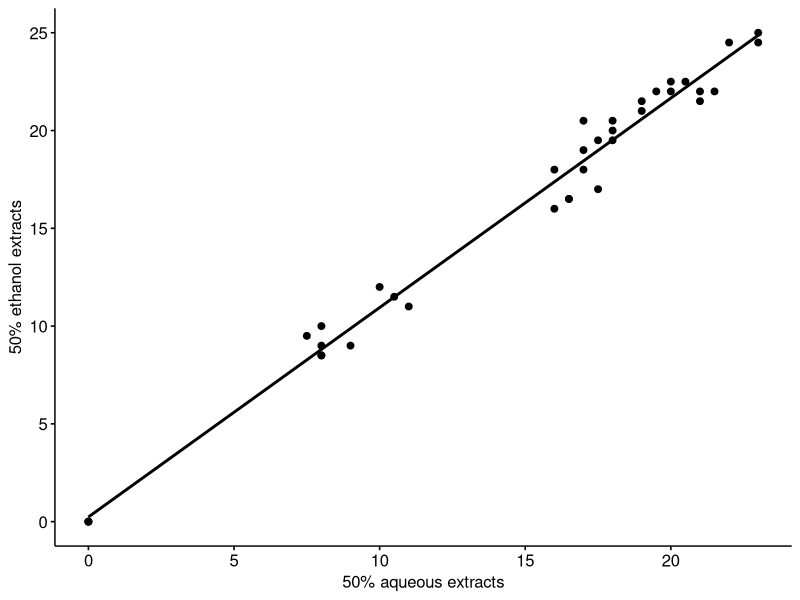
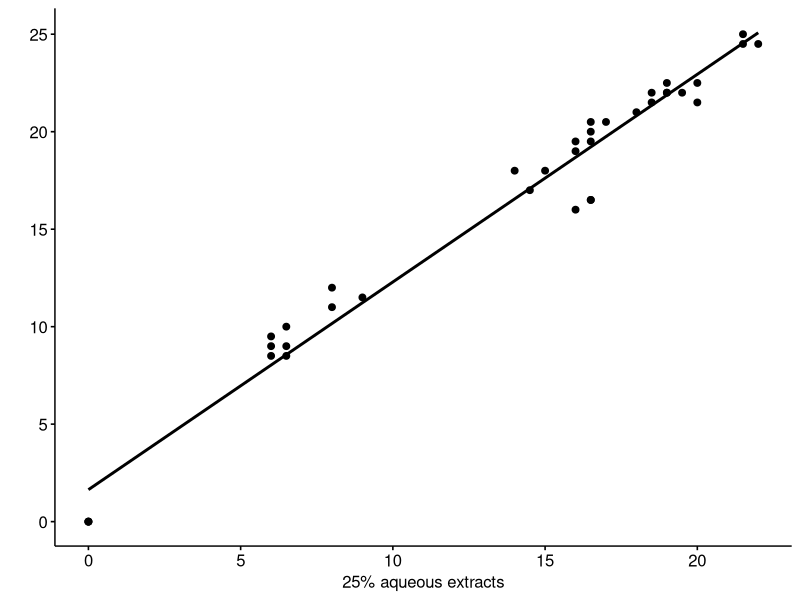
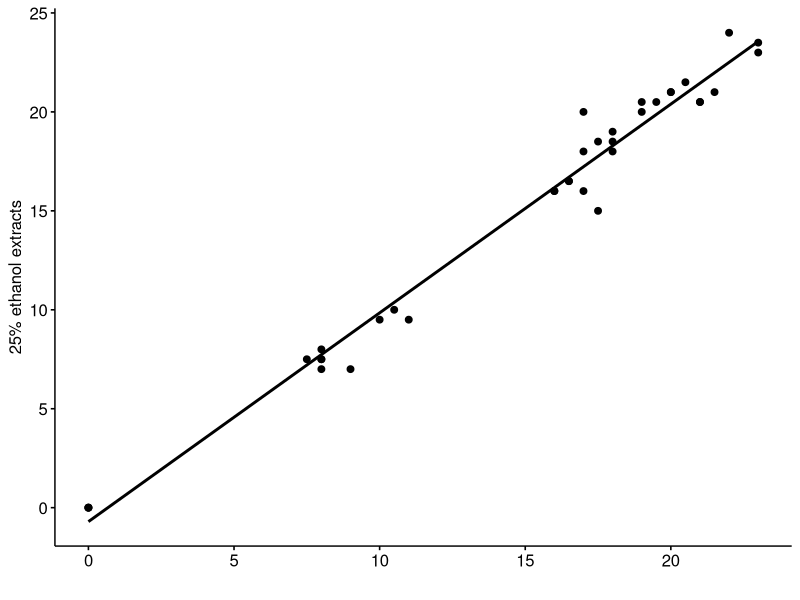
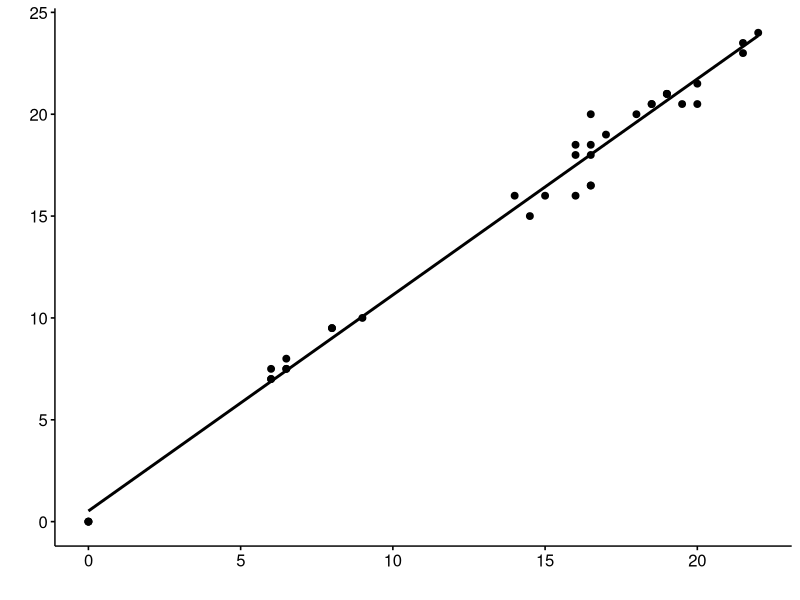

Reproduce these figures in R, in order. (Note: this script raises an error after producing the figures.)
library(openxlsx)
library(ggplot2)
library(ggpubr)
library(cowplot)


rm(list=ls())
set.seed(123)

input = read.xlsx("inputs/data.xlsx")
str(input)
input[input == 0.0] = 0
############# checking if there is any NA values

table(is.na(input))

######### trabsforming the variables in to numeric 
input$AE.25 = as.numeric(input$AE.25)
input$AE.50 = as.numeric(input$AE.50)
input$EE.25 = as.numeric(input$EE.25)
input$EE.50 = as.numeric(input$EE.50)

g1 = ggscatter(input, x="AE.50", y="EE.50", add = "reg.line",
              xlab = "50% aqueous extracts", 
              ylab = "50% ethanol extracts")


g2 = ggscatter(input, x="AE.25", y="EE.50", add = "reg.line",
               xlab = "25% aqueous extracts",
               ylab = "")

g3 = ggscatter(input, x="AE.50", y="EE.25", add = "reg.line",
               xlab = " ", 
               ylab = "25% ethanol extracts")


g4 = ggscatter(input, x="AE.25", y="EE.25", add = "reg.line",
               xlab = " ",
               ylab = " ")

pdf("outputs/correlation.pdf",
    width = 6.13,
    height = 5.60)
plot_grid(g3, g4, g1, g2)
dev.off()

types = factor(input$tree.type)
plants = factor(input$med.plants)

pdf("outputs/boxplot_tree_types.pdf")
boxplot(cbind(AE.25, AE.50, EE.25, EE.50)~types, input, ylab = "ZOI of extracts", xlab = "Tree types")
dev.off()


model = lm(AE.25~types+plants+types*plants, input)
af <- anova(model)
anova(model)
afss <- af$"Sum Sq"
ve.ae.25 = cbind(af,PctExp=afss/sum(afss)*100)
ve.ae.25$variables = row.names(ve.ae.25)
ve.ae.25.pie = ve.ae.25[, c(6,7)]

pie = ggplot(ve.ae.25.pie, aes(x="", y=PctExp, fill=variables)) + geom_bar(stat="identity", width=1)+
  coord_polar("y", start=0)+
  geom_text(aes(label = paste0(round(PctExp, 1), "%")), position = position_stack(vjust = 0.5))+
  scale_fill_manual(values=c("#55DDE0", "#33658A", "#2F4858", "#F6AE2D", "#F26419", "#999999"))+ 
  labs(x = NULL, y = NULL, fill = NULL, title = "25% aqeous extracts")+
  theme_classic() + theme(axis.line = element_blank(),
                                    axis.text = element_blank(),
                                    axis.ticks = element_blank(),
                                    plot.title = element_text(hjust = 0.5, color = "#666666"))


model = lm(AE.50~types+plants+types*plants, input)
af <- anova(model)
anova(model)
afss <- af$"Sum Sq"
ve.ae.50 = cbind(af,PctExp=afss/sum(afss)*100)
ve.ae.50$variables = row.names(ve.ae.50)
ve.ae.50.pie = ve.ae.50[, c(6,7)]

pie1 = ggplot(ve.ae.50.pie, aes(x="", y=PctExp, fill=variables)) + geom_bar(stat="identity", width=1)+
  coord_polar("y", start=0)+
  geom_text(aes(label = paste0(round(PctExp, 1), "%")), position = position_stack(vjust = 0.5))+
  scale_fill_manual(values=c("#55DDE0", "#33658A", "#2F4858", "#F6AE2D", "#F26419", "#999999"))+ 
  labs(x = NULL, y = NULL, fill = NULL, title = "50% aqeous extracts")+
  theme_classic() + theme(axis.line = element_blank(),
                          axis.text = element_blank(),
                          axis.ticks = element_blank(),
                          plot.title = element_text(hjust = 0.5, color = "#666666"))

model = lm(EE.25~types+plants+types*plants, input)
af <- anova(model)
anova(model)
afss <- af$"Sum Sq"
ve.ee.25 = cbind(af,PctExp=afss/sum(afss)*100)

ve.ee.25$variables = row.names(ve.ee.25)
ve.ee.25.pie = ve.ee.25[, c(6,7)]
pie2 = ggplot(ve.ee.25.pie, aes(x="", y=PctExp, fill=variables)) + geom_bar(stat="identity", width=1)+
  coord_polar("y", start=0)+
  geom_text(aes(label = paste0(round(PctExp, 1), "%")), position = position_stack(vjust = 0.5))+
  scale_fill_manual(values=c("#55DDE0", "#33658A", "#2F4858", "#F6AE2D", "#F26419", "#999999"))+ 
  labs(x = NULL, y = NULL, fill = NULL, title = "25% ethanol extracts")+
  theme_classic() + theme(axis.line = element_blank(),
                          axis.text = element_blank(),
                          axis.ticks = element_blank(),
                          plot.title = element_text(hjust = 0.5, color = "#666666"))

model = lm(EE.50~types+plants+types*plants, input)
af <- anova(model)
anova(model)
afss <- af$"Sum Sq"
ve.ee.50 = cbind(af,PctExp=afss/sum(afss)*100)
ve.ee.50$variables = row.names(ve.ee.50)
ve.ee.50.pie = ve.ee.50[, c(6,7)]
pie3 = ggplot(ve.ee.50.pie, aes(x="", y=PctExp, fill=variables)) + geom_bar(stat="identity", width=1)+
  coord_polar("y", start=0)+
  geom_text(aes(label = paste0(round(PctExp, 1), "%")), position = position_stack(vjust = 0.5))+
  scale_fill_manual(values=c("#55DDE0", "#33658A", "#2F4858", "#F6AE2D", "#F26419", "#999999"))+ 
  labs(x = NULL, y = NULL, fill = NULL, title = "50% ethanol extracts")+
  theme_classic() + theme(axis.line = element_blank(),
                          axis.text = element_blank(),
                          axis.ticks = element_blank(),
                          plot.title = element_text(hjust = 0.5, color = "#666666"))

pdf("outputs/variance_explained.pdf")
plot_grid(pie, pie1, pie2, pie3)
dev.off()
